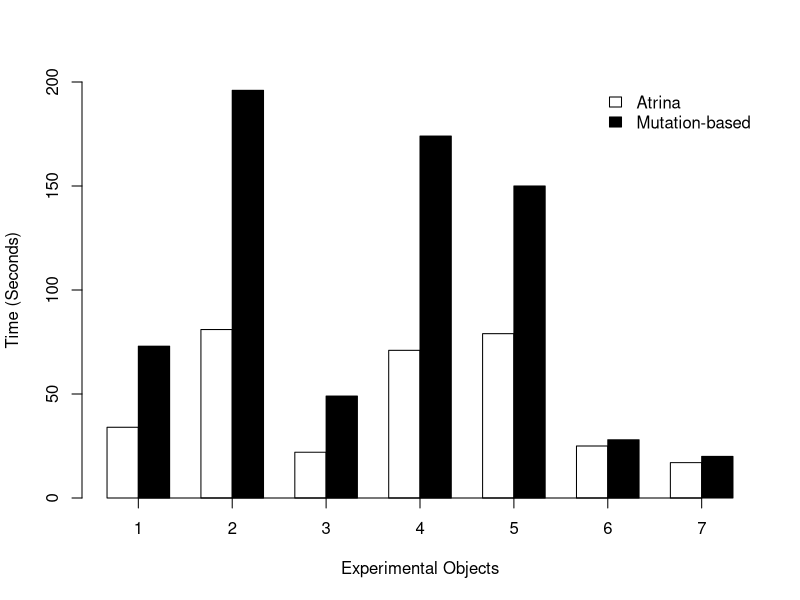

This chart was generated by the following R code:
data <- read.csv(file="../data/performance.txt", header=T)

pdf("performance.pdf")

x <- data$appId

atrinaY<-data$atrina
mutationY<-data$mutation


height <- rbind(atrinaY, mutationY)

#colors <- grey.colors(3, start = 0.8, end = 0.4, gamma = 2.2)

colors<-c("white", "black")

mp <- barplot(height, beside = TRUE, 
ylim = c(0, 200), ylab="Time (Seconds)", xlab="Experimental Objects", col=colors)
#text(mp, height, labels = format(length, 3), pos = 3, cex = .80)


myaxis <- c(2, 5, 8, 11, 14, 17, 20)
myaxislab <- c(1, 2, 3, 4, 5, 6, 7)  

labels <- c('Atrina', 'Mutation-based')
#inset <- c(0.1, 0.1)
axis(1, at = myaxis, labels = myaxislab, cex.axis = 1)
legend("topright", labels, fill=colors, bty="n")
dev.off()
